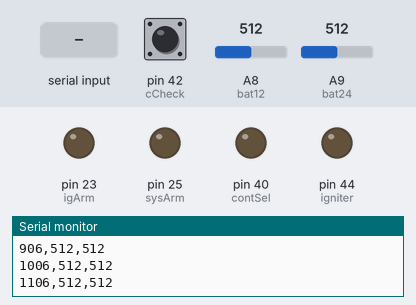
A sketch run on a simulated Arduino Mega 2560, built with avr-gcc and run on an emulated ATmega2560. On the bench: output pins drawn as LEDs (lit = HIGH), the last lines printed to the serial monitor. The test bench sets the inputs (shaded band); at power-on: pin 42 (cCheck) HIGH, A8 (bat12) = 512, A9 (bat24) = 512.

Above: at 1.2 s.
1.3 s: "a" received over Serial
At 1.7 s:
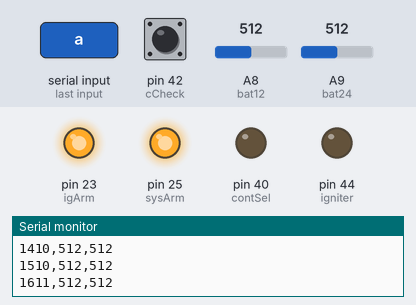
2.8 s: "l" received over Serial
At 3.2 s:
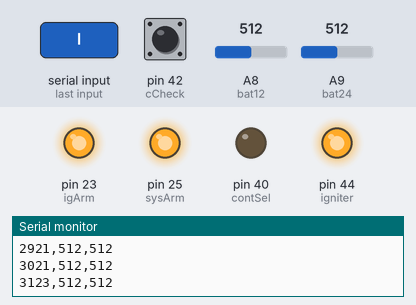
4.3 s: "d" received over Serial
At 4.8 s:
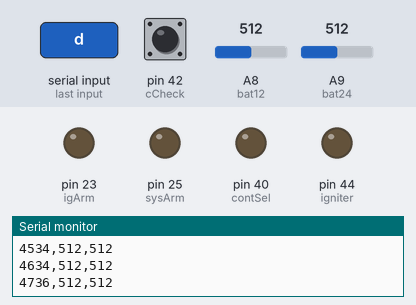
5.8 s: "k" received over Serial
At 6.4 s:
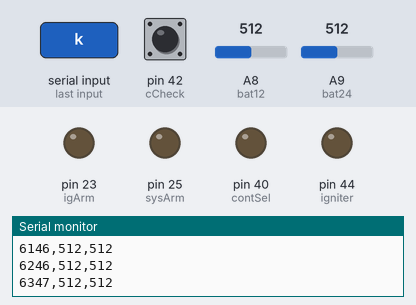
7.4 s: "l" received over Serial
At 8.0 s:
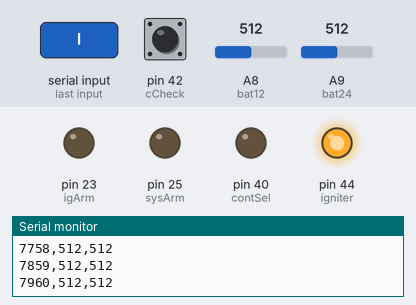
Timing chart, 0 to 9.9 s (numbered marks = the images above; inputs shaded):
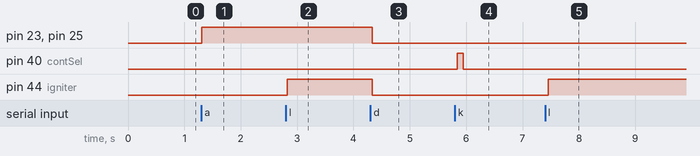

The sketch:

igniterTest.ino
```cpp
char missionCMD;
const int sysArm = 25;
const int igArm = 23;
const int igniter = 44;
const int contSel = 40;
const int cCheck = 42;
const int bat12 = A8;
const int bat24 = A9;

int cont = LOW;
int v12, v24;

void setup() {
  digitalWrite(sysArm, LOW);
  digitalWrite(igArm, LOW);
  digitalWrite(igniter, LOW);
  digitalWrite(contSel, LOW);

  pinMode(sysArm, OUTPUT);
  pinMode(igArm, OUTPUT);
  pinMode(igniter, OUTPUT);
  pinMode(contSel, OUTPUT);
  pinMode(cCheck, INPUT_PULLUP);

  Serial.begin(9600);

}

void loop() {
  delay(100);
  if (Serial.available()>0) {
    missionCMD = Serial.read();

    switch(missionCMD) {
      case 'a' :  //arm
        digitalWrite(sysArm, HIGH);
        digitalWrite(igArm, HIGH);
        Serial.println("Armed");
        break;
      case 'd': //disarm
        digitalWrite(sysArm, LOW);
        digitalWrite(igArm, LOW);
        digitalWrite(igniter, LOW);
        Serial.println("Disarmed");
        break;
      case 'l': //launch
        digitalWrite(igniter, HIGH);
        Serial.println("Igniter ON");
        break;
      case 'h': //release launch
        digitalWrite(igniter, LOW);
        Serial.println("Igniter OFF");
        break;
      case 'k': //cont. check
        if (!digitalRead(igniter)) {
          digitalWrite(contSel, HIGH);
          delay(100);
          cont = digitalRead(cCheck);
          digitalWrite(contSel, LOW);
          if (!cont) {
            Serial.println("Cont. Passed");
          }
          else {
            Serial.println("Cont. Failed");
          }
        }
        else {
          Serial.println("Error");
          delay(400);
        }
    }
  }

  //Check voltage and print with time
  v12 = analogRead(bat12);
  v24 = analogRead(bat24);
  Serial.print(millis());
  Serial.print(",");
  Serial.print(v12);
  Serial.print(",");
  Serial.println(v24);

}
```

Measured:
- after the input at 1.3 s, pin 23 (igArm), pin 25 (sysArm): LOW → HIGH at once
- after the input at 2.8 s, pin 44 (igniter): LOW → HIGH at once
- after the input at 4.3 s, pin 23 (igArm), pin 25 (sysArm), pin 44 (igniter): HIGH → LOW at once
- after the input at 5.8 s, pin 40 (contSel): LOW → HIGH at once, → LOW 0.10 s later
- after the input at 7.4 s, pin 44 (igniter): LOW → HIGH after 0.06 s
